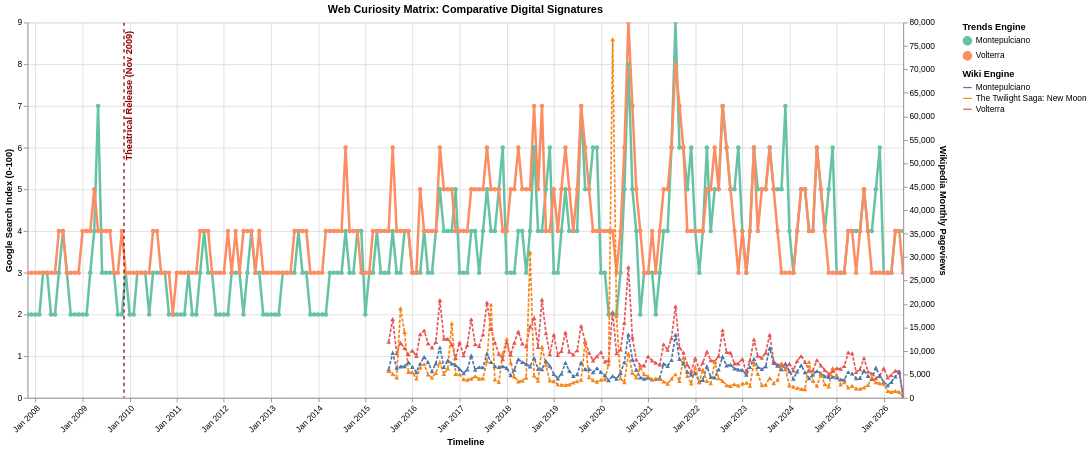

Specify this chart in Vega-Lite:
### Vega-Lite specification from a JSON file in a GitHub repository (floating-point values rounded to 4 significant figures; data arrays with more than 128 entries replaced by an {"elided": "..."} marker saying what was removed)
{"config": {"view": {"continuousWidth": 300, "continuousHeight": 300}}, "layer": [{"data": {"name": "data-8c0476060b3ecf54e306d9cb849ed2a8"}, "mark": {"type": "line", "point": true, "strokeWidth": 3}, "encoding": {"color": {"field": "Subject", "legend": {"title": "Trends Engine"}, "scale": {"scheme": "set2"}, "type": "nominal"}, "tooltip": [{"field": "Date", "format": "%B %Y", "type": "temporal"}, {"field": "Subject", "type": "nominal"}, {"field": "Search_Index", "title": "Trends Score", "type": "quantitative"}], "x": {"axis": {"format": "%b %Y", "labelAngle": -45}, "field": "Date", "title": "Timeline", "type": "temporal"}, "y": {"field": "Search_Index", "title": "Google Search Index (0-100)", "type": "quantitative"}}, "name": "view_7109d71deb550075_0"}, {"data": {"name": "data-18b2c35a60765d3d60c65a9a2c0c2330"}, "mark": {"type": "line", "point": {"shape": "triangle-up"}, "strokeDash": [4, 2], "strokeWidth": 2}, "encoding": {"color": {"field": "Subject", "legend": {"title": "Wiki Engine"}, "scale": {"scheme": "tableau10"}, "type": "nominal"}, "tooltip": [{"field": "Date", "format": "%B %Y", "type": "temporal"}, {"field": "Subject", "type": "nominal"}, {"field": "Wiki_Views", "format": ",.0f", "title": "Wiki Views", "type": "quantitative"}], "x": {"field": "Date", "type": "temporal"}, "y": {"field": "Wiki_Views", "title": "Wikipedia Monthly Pageviews", "type": "quantitative"}}}, {"data": {"name": "data-61964f74232b242a40587ab03f63472c"}, "mark": {"type": "rule", "size": 1.5, "strokeDash": [4, 4]}, "encoding": {"color": {"field": "Color", "scale": null, "type": "nominal"}, "x": {"field": "Date", "type": "temporal"}}}, {"data": {"name": "data-61964f74232b242a40587ab03f63472c"}, "mark": {"type": "text", "align": "right", "angle": 270, "baseline": "top", "dx": 5, "fontSize": 11, "fontWeight": "bold"}, "encoding": {"color": {"field": "Color", "scale": null, "type": "nominal"}, "text": {"field": "Event", "type": "nominal"}, "x": {"field": "Date", "type": "temporal"}, "y": {"value": 15}}}], "height": 450, "params": [{"name": "param_1e9efca18e7a2868", "select": {"type": "interval", "encodings": ["x", "y"]}, "bind": "scales", "views": ["view_7109d71deb550075_0"]}], "resolve": {"scale": {"color": "independent", "y": "independent"}}, "title": "Web Curiosity Matrix: Comparative Digital Signatures", "width": 1050, "$schema": "https://vega.github.io/schema/vega-lite/v6.4.1.json", "datasets": {"data-8c0476060b3ecf54e306d9cb849ed2a8": {"elided": "448 records"}, "data-18b2c35a60765d3d60c65a9a2c0c2330": {"elided": "396 records"}, "data-61964f74232b242a40587ab03f63472c": [{"Date": "2009-11-18T00:00:00", "Event": "Theatrical Release (Nov 2009)", "Color": "#8B0000"}]}}
